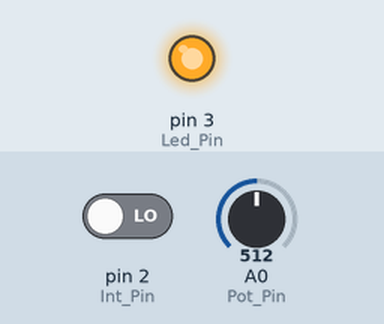
This sketch was run on a simulated Arduino Uno, built with avr-gcc and run on an emulated ATmega328P. Parts: output pins drawn as LEDs (lit = HIGH). The inputs (shaded band) are chosen by the test bench; at power-on: A0 (Pot_Pin) = 512, pin 2 (Int_Pin) LOW.

Above: at 1.2 s.
1.3 s: A0 (Pot_Pin) set to 786
2.8 s: A0 (Pot_Pin) set to 809
At 4.0 s:
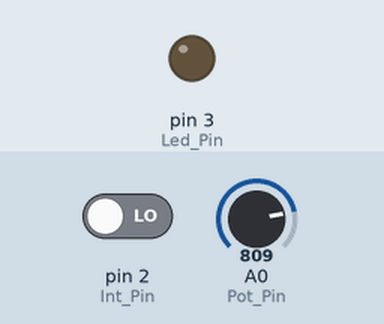
4.3 s: A0 (Pot_Pin) set to 790
At 5.3 s:
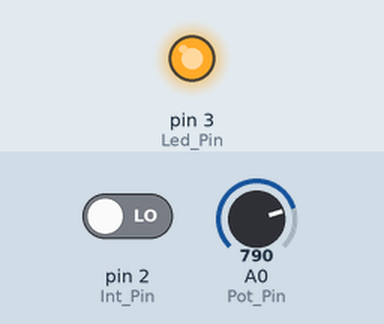
5.8 s: A0 (Pot_Pin) set to 810
At 6.4 s:
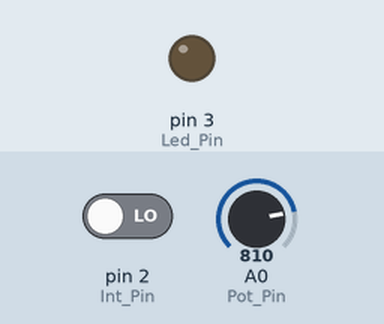
Timing chart, 0 to 8.3 s (numbered marks = the images above; inputs shaded):
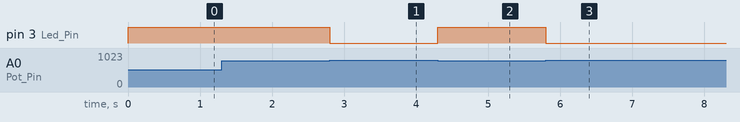

Measured:
- the behaviour switches between 799 and 800 on A0 (Pot_Pin) (found by bisection; images 0 and 1)
- after the input at 1.3 s, every drawn part: stays the same
- after the input at 2.8 s, pin 3 (Led_Pin): HIGH → LOW at once
- after the input at 4.3 s, pin 3 (Led_Pin): LOW → HIGH at once
- after the input at 5.8 s, pin 3 (Led_Pin): HIGH → LOW at once

The sketch:

UNT-Clase-Arduino04_002.ino
```cpp
// Código Ejemplo
int Led_Pin = 3;
int Pot_Pin = A0;
int Int_Pin = 2;
int sensorValue = 0;
int inputValue = 0;
void setup()
{
  pinMode(Led_Pin, OUTPUT);
  pinMode(Int_Pin, INPUT);
}
void loop()
{
// Lectura Digital
inputValue = digitalRead(Int_Pin);
  if (inputValue == HIGH)
  {
    digitalWrite(Led_Pin, 1);
  }
  else
  {
    // Lectura Analógica
  sensorValue = analogRead(Pot_Pin);
   if(sensorValue< 800){
     digitalWrite(Led_Pin, 1);
   } else {
     digitalWrite(Led_Pin, 0);
   }
  }
}
```
